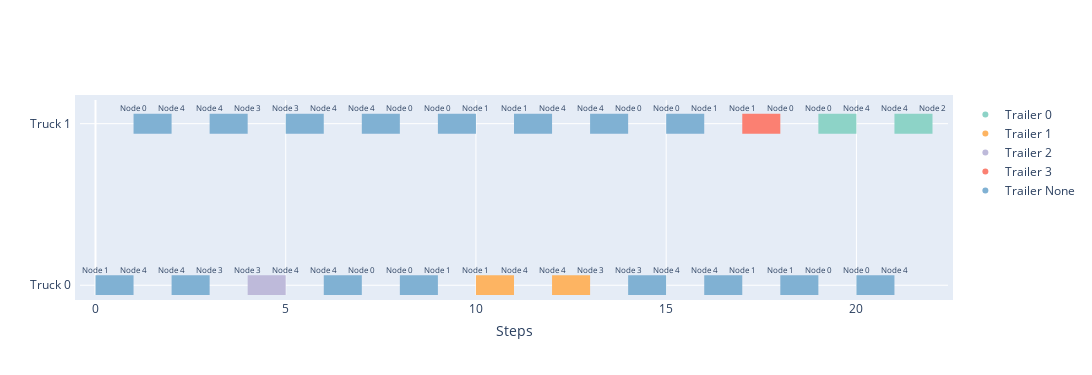

Notebook code for this chart:
### Markdown cell above
##### Plot Model Solution

### Code cell
if n_samples == 1:
    for i, (env, evrp_graph) in enumerate(zip(dataset.data, dataset.sampler.graphs)):
        # plot graphs
        edge_count = len(edges_model[i]) + 1

        cols = 3
        rows = math.ceil(edge_count / cols)

        fig, axs = plt.subplots(rows, cols, figsize=(15, rows * 5.5))  # Adjusted figure size
        plt.subplots_adjust(wspace=0.02, hspace=0.02)

        # Flatten axs to easily iterate over it
        axs = axs.ravel()

        evrp_graph.draw(ax=axs[0], with_labels=False)
        axs[0].set_title("Initial State")
        axs[0].set_xlim([-0.7, 1.3])
        axs[0].set_ylim([-0.7, 1.3])
        axs[0].set_aspect('equal')

        col = 1
        for edge in edges_model[i]:
            evrp_graph.clear()
            evrp_graph.visit_edges([edge])
            evrp_graph.draw(ax=axs[col], with_labels=True)
            axs[col].set_title(f"Step {col-1}")
            axs[col].set_xlim([-0.7, 1.3])
            axs[col].set_ylim([-0.7, 1.3])
            axs[col].set_aspect('equal')

            col += 1

        data = edges_model[i].numpy().astype(int)
        plot_timeline(data, example_name=example_name)

        # Hide empty subplots
        for j in range(col, len(axs)):
            axs[j].axis('off')

        plt.savefig(f"../images/evrp/plot_solution_baseline{example_name}.png")
        plt.show()
        plt.close()

### Figure 1 — Plotly figure (JSON) as saved in the notebook; plotly's stock layout.template omitted (floating-point values rounded to 4 significant figures)
{"data": [{"hoverinfo": "none", "line": {"color": "rgb(128,177,211)", "width": 20}, "mode": "lines", "name": "Truck 0 ", "showlegend": false, "type": "scatter", "x": [1, 2], "y": [0, 0]}, {"hoverinfo": "none", "line": {"color": "rgb(128,177,211)", "width": 20}, "mode": "lines", "name": "Truck 0 ", "showlegend": false, "type": "scatter", "x": [3, 4], "y": [0, 0]}, {"hoverinfo": "none", "line": {"color": "rgb(128,177,211)", "width": 20}, "mode": "lines", "name": "Truck 0 ", "showlegend": false, "type": "scatter", "x": [5, 6], "y": [0, 0]}, {"hoverinfo": "none", "line": {"color": "rgb(128,177,211)", "width": 20}, "mode": "lines", "name": "Truck 0 ", "showlegend": false, "type": "scatter", "x": [7, 8], "y": [0, 0]}, {"hoverinfo": "none", "line": {"color": "rgb(128,177,211)", "width": 20}, "mode": "lines", "name": "Truck 0 ", "showlegend": false, "type": "scatter", "x": [9, 10], "y": [0, 0]}, {"hoverinfo": "none", "line": {"color": "rgb(128,177,211)", "width": 20}, "mode": "lines", "name": "Truck 0 ", "showlegend": false, "type": "scatter", "x": [11, 12], "y": [0, 0]}, {"hoverinfo": "none", "line": {"color": "rgb(128,177,211)", "width": 20}, "mode": "lines", "name": "Truck 0 ", "showlegend": false, "type": "scatter", "x": [13, 14], "y": [0, 0]}, {"hoverinfo": "none", "line": {"color": "rgb(128,177,211)", "width": 20}, "mode": "lines", "name": "Truck 0 ", "showlegend": false, "type": "scatter", "x": [15, 16], "y": [0, 0]}, {"hoverinfo": "none", "line": {"color": "rgb(251,128,114)", "width": 20}, "mode": "lines", "name": "Truck 0 ", "showlegend": false, "type": "scatter", "x": [17, 18], "y": [0, 0]}, {"hoverinfo": "none", "line": {"color": "rgb(141,211,199)", "width": 20}, "mode": "lines", "name": "Truck 0 ", "showlegend": false, "type": "scatter", "x": [19, 20], "y": [0, 0]}, {"hoverinfo": "none", "line": {"color": "rgb(141,211,199)", "width": 20}, "mode": "lines", "name": "Truck 0 ", "showlegend": false, "type": "scatter", "x": [21, 22], "y": [0, 0]}, {"hoverinfo": "none", "line": {"color": "rgb(128,177,211)", "width": 20}, "mode": "lines", "name": "Truck 1 ", "showlegend": false, "type": "scatter", "x": [0, 1], "y": [1, 1]}, {"hoverinfo": "none", "line": {"color": "rgb(128,177,211)", "width": 20}, "mode": "lines", "name": "Truck 1 ", "showlegend": false, "type": "scatter", "x": [2, 3], "y": [1, 1]}, {"hoverinfo": "none", "line": {"color": "rgb(190,186,218)", "width": 20}, "mode": "lines", "name": "Truck 1 ", "showlegend": false, "type": "scatter", "x": [4, 5], "y": [1, 1]}, {"hoverinfo": "none", "line": {"color": "rgb(128,177,211)", "width": 20}, "mode": "lines", "name": "Truck 1 ", "showlegend": false, "type": "scatter", "x": [6, 7], "y": [1, 1]}, {"hoverinfo": "none", "line": {"color": "rgb(128,177,211)", "width": 20}, "mode": "lines", "name": "Truck 1 ", "showlegend": false, "type": "scatter", "x": [8, 9], "y": [1, 1]}, {"hoverinfo": "none", "line": {"color": "rgb(253,180,98)", "width": 20}, "mode": "lines", "name": "Truck 1 ", "showlegend": false, "type": "scatter", "x": [10, 11], "y": [1, 1]}, {"hoverinfo": "none", "line": {"color": "rgb(253,180,98)", "width": 20}, "mode": "lines", "name": "Truck 1 ", "showlegend": false, "type": "scatter", "x": [12, 13], "y": [1, 1]}, {"hoverinfo": "none", "line": {"color": "rgb(128,177,211)", "width": 20}, "mode": "lines", "name": "Truck 1 ", "showlegend": false, "type": "scatter", "x": [14, 15], "y": [1, 1]}, {"hoverinfo": "none", "line": {"color": "rgb(128,177,211)", "width": 20}, "mode": "lines", "name": "Truck 1 ", "showlegend": false, "type": "scatter", "x": [16, 17], "y": [1, 1]}, {"hoverinfo": "none", "line": {"color": "rgb(128,177,211)", "width": 20}, "mode": "lines", "name": "Truck 1 ", "showlegend": false, "type": "scatter", "x": [18, 19], "y": [1, 1]}, {"hoverinfo": "none", "line": {"color": "rgb(128,177,211)", "width": 20}, "mode": "lines", "name": "Truck 1 ", "showlegend": false, "type": "scatter", "x": [20, 21], "y": [1, 1]}, {"legendgroup": "Trailer 0", "marker": {"color": "rgb(141,211,199)"}, "mode": "markers", "name": "Trailer 0", "type": "scatter", "x": [null], "y": [null]}, {"legendgroup": "Trailer 1", "marker": {"color": "rgb(253,180,98)"}, "mode": "markers", "name": "Trailer 1", "type": "scatter", "x": [null], "y": [null]}, {"legendgroup": "Trailer 2", "marker": {"color": "rgb(190,186,218)"}, "mode": "markers", "name": "Trailer 2", "type": "scatter", "x": [null], "y": [null]}, {"legendgroup": "Trailer 3", "marker": {"color": "rgb(251,128,114)"}, "mode": "markers", "name": "Trailer 3", "type": "scatter", "x": [null], "y": [null]}, {"legendgroup": "Trailer None", "marker": {"color": "rgb(128,177,211)"}, "mode": "markers", "name": "Trailer None", "type": "scatter", "x": [null], "y": [null]}], "layout": {"annotations": [{"align": "center", "arrowhead": 2, "arrowsize": 1.5, "arrowwidth": 1.5, "ax": -5, "ay": 0, "font": {"size": 8}, "showarrow": false, "text": "Node 0", "valign": "bottom", "x": 1, "xref": "x", "y": -0.1, "yref": "y"}, {"align": "center", "arrowhead": 2, "arrowsize": 1.5, "arrowwidth": 1.5, "ax": -5, "ay": 0, "font": {"size": 8}, "showarrow": false, "text": "Node 4", "valign": "bottom", "x": 2, "xref": "x", "y": -0.1, "yref": "y"}, {"align": "center", "arrowhead": 2, "arrowsize": 1.5, "arrowwidth": 1.5, "ax": -5, "ay": 0, "font": {"size": 8}, "showarrow": false, "text": "Node 4", "valign": "bottom", "x": 3, "xref": "x", "y": -0.1, "yref": "y"}, {"align": "center", "arrowhead": 2, "arrowsize": 1.5, "arrowwidth": 1.5, "ax": -5, "ay": 0, "font": {"size": 8}, "showarrow": false, "text": "Node 3", "valign": "bottom", "x": 4, "xref": "x", "y": -0.1, "yref": "y"}, {"align": "center", "arrowhead": 2, "arrowsize": 1.5, "arrowwidth": 1.5, "ax": -5, "ay": 0, "font": {"size": 8}, "showarrow": false, "text": "Node 3", "valign": "bottom", "x": 5, "xref": "x", "y": -0.1, "yref": "y"}, {"align": "center", "arrowhead": 2, "arrowsize": 1.5, "arrowwidth": 1.5, "ax": -5, "ay": 0, "font": {"size": 8}, "showarrow": false, "text": "Node 4", "valign": "bottom", "x": 6, "xref": "x", "y": -0.1, "yref": "y"}, {"align": "center", "arrowhead": 2, "arrowsize": 1.5, "arrowwidth": 1.5, "ax": -5, "ay": 0, "font": {"size": 8}, "showarrow": false, "text": "Node 4", "valign": "bottom", "x": 7, "xref": "x", "y": -0.1, "yref": "y"}, {"align": "center", "arrowhead": 2, "arrowsize": 1.5, "arrowwidth": 1.5, "ax": -5, "ay": 0, "font": {"size": 8}, "showarrow": false, "text": "Node 0", "valign": "bottom", "x": 8, "xref": "x", "y": -0.1, "yref": "y"}, {"align": "center", "arrowhead": 2, "arrowsize": 1.5, "arrowwidth": 1.5, "ax": -5, "ay": 0, "font": {"size": 8}, "showarrow": false, "text": "Node 0", "valign": "bottom", "x": 9, "xref": "x", "y": -0.1, "yref": "y"}, {"align": "center", "arrowhead": 2, "arrowsize": 1.5, "arrowwidth": 1.5, "ax": -5, "ay": 0, "font": {"size": 8}, "showarrow": false, "text": "Node 1", "valign": "bottom", "x": 10, "xref": "x", "y": -0.1, "yref": "y"}, {"align": "center", "arrowhead": 2, "arrowsize": 1.5, "arrowwidth": 1.5, "ax": -5, "ay": 0, "font": {"size": 8}, "showarrow": false, "text": "Node 1", "valign": "bottom", "x": 11, "xref": "x", "y": -0.1, "yref": "y"}, {"align": "center", "arrowhead": 2, "arrowsize": 1.5, "arrowwidth": 1.5, "ax": -5, "ay": 0, "font": {"size": 8}, "showarrow": false, "text": "Node 4", "valign": "bottom", "x": 12, "xref": "x", "y": -0.1, "yref": "y"}, {"align": "center", "arrowhead": 2, "arrowsize": 1.5, "arrowwidth": 1.5, "ax": -5, "ay": 0, "font": {"size": 8}, "showarrow": false, "text": "Node 4", "valign": "bottom", "x": 13, "xref": "x", "y": -0.1, "yref": "y"}, {"align": "center", "arrowhead": 2, "arrowsize": 1.5, "arrowwidth": 1.5, "ax": -5, "ay": 0, "font": {"size": 8}, "showarrow": false, "text": "Node 0", "valign": "bottom", "x": 14, "xref": "x", "y": -0.1, "yref": "y"}, {"align": "center", "arrowhead": 2, "arrowsize": 1.5, "arrowwidth": 1.5, "ax": -5, "ay": 0, "font": {"size": 8}, "showarrow": false, "text": "Node 0", "valign": "bottom", "x": 15, "xref": "x", "y": -0.1, "yref": "y"}, {"align": "center", "arrowhead": 2, "arrowsize": 1.5, "arrowwidth": 1.5, "ax": -5, "ay": 0, "font": {"size": 8}, "showarrow": false, "text": "Node 1", "valign": "bottom", "x": 16, "xref": "x", "y": -0.1, "yref": "y"}, {"align": "center", "arrowhead": 2, "arrowsize": 1.5, "arrowwidth": 1.5, "ax": -5, "ay": 0, "font": {"size": 8}, "showarrow": false, "text": "Node 1", "valign": "bottom", "x": 17, "xref": "x", "y": -0.1, "yref": "y"}, {"align": "center", "arrowhead": 2, "arrowsize": 1.5, "arrowwidth": 1.5, "ax": -5, "ay": 0, "font": {"size": 8}, "showarrow": false, "text": "Node 0", "valign": "bottom", "x": 18, "xref": "x", "y": -0.1, "yref": "y"}, {"align": "center", "arrowhead": 2, "arrowsize": 1.5, "arrowwidth": 1.5, "ax": -5, "ay": 0, "font": {"size": 8}, "showarrow": false, "text": "Node 0", "valign": "bottom", "x": 19, "xref": "x", "y": -0.1, "yref": "y"}, {"align": "center", "arrowhead": 2, "arrowsize": 1.5, "arrowwidth": 1.5, "ax": -5, "ay": 0, "font": {"size": 8}, "showarrow": false, "text": "Node 4", "valign": "bottom", "x": 20, "xref": "x", "y": -0.1, "yref": "y"}, {"align": "center", "arrowhead": 2, "arrowsize": 1.5, "arrowwidth": 1.5, "ax": -5, "ay": 0, "font": {"size": 8}, "showarrow": false, "text": "Node 4", "valign": "bottom", "x": 21, "xref": "x", "y": -0.1, "yref": "y"}, {"align": "center", "arrowhead": 2, "arrowsize": 1.5, "arrowwidth": 1.5, "ax": -5, "ay": 0, "font": {"size": 8}, "showarrow": false, "text": "Node 2", "valign": "bottom", "x": 22, "xref": "x", "y": -0.1, "yref": "y"}, {"align": "center", "arrowhead": 2, "arrowsize": 1.5, "arrowwidth": 1.5, "ax": -5, "ay": 0, "font": {"size": 8}, "showarrow": false, "text": "Node 1", "valign": "bottom", "x": 0, "xref": "x", "y": 0.9, "yref": "y"}, {"align": "center", "arrowhead": 2, "arrowsize": 1.5, "arrowwidth": 1.5, "ax": -5, "ay": 0, "font": {"size": 8}, "showarrow": false, "text": "Node 4", "valign": "bottom", "x": 1, "xref": "x", "y": 0.9, "yref": "y"}, {"align": "center", "arrowhead": 2, "arrowsize": 1.5, "arrowwidth": 1.5, "ax": -5, "ay": 0, "font": {"size": 8}, "showarrow": false, "text": "Node 4", "valign": "bottom", "x": 2, "xref": "x", "y": 0.9, "yref": "y"}, {"align": "center", "arrowhead": 2, "arrowsize": 1.5, "arrowwidth": 1.5, "ax": -5, "ay": 0, "font": {"size": 8}, "showarrow": false, "text": "Node 3", "valign": "bottom", "x": 3, "xref": "x", "y": 0.9, "yref": "y"}, {"align": "center", "arrowhead": 2, "arrowsize": 1.5, "arrowwidth": 1.5, "ax": -5, "ay": 0, "font": {"size": 8}, "showarrow": false, "text": "Node 3", "valign": "bottom", "x": 4, "xref": "x", "y": 0.9, "yref": "y"}, {"align": "center", "arrowhead": 2, "arrowsize": 1.5, "arrowwidth": 1.5, "ax": -5, "ay": 0, "font": {"size": 8}, "showarrow": false, "text": "Node 4", "valign": "bottom", "x": 5, "xref": "x", "y": 0.9, "yref": "y"}, {"align": "center", "arrowhead": 2, "arrowsize": 1.5, "arrowwidth": 1.5, "ax": -5, "ay": 0, "font": {"size": 8}, "showarrow": false, "text": "Node 4", "valign": "bottom", "x": 6, "xref": "x", "y": 0.9, "yref": "y"}, {"align": "center", "arrowhead": 2, "arrowsize": 1.5, "arrowwidth": 1.5, "ax": -5, "ay": 0, "font": {"size": 8}, "showarrow": false, "text": "Node 0", "valign": "bottom", "x": 7, "xref": "x", "y": 0.9, "yref": "y"}, {"align": "center", "arrowhead": 2, "arrowsize": 1.5, "arrowwidth": 1.5, "ax": -5, "ay": 0, "font": {"size": 8}, "showarrow": false, "text": "Node 0", "valign": "bottom", "x": 8, "xref": "x", "y": 0.9, "yref": "y"}, {"align": "center", "arrowhead": 2, "arrowsize": 1.5, "arrowwidth": 1.5, "ax": -5, "ay": 0, "font": {"size": 8}, "showarrow": false, "text": "Node 1", "valign": "bottom", "x": 9, "xref": "x", "y": 0.9, "yref": "y"}, {"align": "center", "arrowhead": 2, "arrowsize": 1.5, "arrowwidth": 1.5, "ax": -5, "ay": 0, "font": {"size": 8}, "showarrow": false, "text": "Node 1", "valign": "bottom", "x": 10, "xref": "x", "y": 0.9, "yref": "y"}, {"align": "center", "arrowhead": 2, "arrowsize": 1.5, "arrowwidth": 1.5, "ax": -5, "ay": 0, "font": {"size": 8}, "showarrow": false, "text": "Node 4", "valign": "bottom", "x": 11, "xref": "x", "y": 0.9, "yref": "y"}, {"align": "center", "arrowhead": 2, "arrowsize": 1.5, "arrowwidth": 1.5, "ax": -5, "ay": 0, "font": {"size": 8}, "showarrow": false, "text": "Node 4", "valign": "bottom", "x": 12, "xref": "x", "y": 0.9, "yref": "y"}, {"align": "center", "arrowhead": 2, "arrowsize": 1.5, "arrowwidth": 1.5, "ax": -5, "ay": 0, "font": {"size": 8}, "showarrow": false, "text": "Node 3", "valign": "bottom", "x": 13, "xref": "x", "y": 0.9, "yref": "y"}, {"align": "center", "arrowhead": 2, "arrowsize": 1.5, "arrowwidth": 1.5, "ax": -5, "ay": 0, "font": {"size": 8}, "showarrow": false, "text": "Node 3", "valign": "bottom", "x": 14, "xref": "x", "y": 0.9, "yref": "y"}, {"align": "center", "arrowhead": 2, "arrowsize": 1.5, "arrowwidth": 1.5, "ax": -5, "ay": 0, "font": {"size": 8}, "showarrow": false, "text": "Node 4", "valign": "bottom", "x": 15, "xref": "x", "y": 0.9, "yref": "y"}, {"align": "center", "arrowhead": 2, "arrowsize": 1.5, "arrowwidth": 1.5, "ax": -5, "ay": 0, "font": {"size": 8}, "showarrow": false, "text": "Node 4", "valign": "bottom", "x": 16, "xref": "x", "y": 0.9, "yref": "y"}, {"align": "center", "arrowhead": 2, "arrowsize": 1.5, "arrowwidth": 1.5, "ax": -5, "ay": 0, "font": {"size": 8}, "showarrow": false, "text": "Node 1", "valign": "bottom", "x": 17, "xref": "x", "y": 0.9, "yref": "y"}, {"align": "center", "arrowhead": 2, "arrowsize": 1.5, "arrowwidth": 1.5, "ax": -5, "ay": 0, "font": {"size": 8}, "showarrow": false, "text": "Node 1", "valign": "bottom", "x": 18, "xref": "x", "y": 0.9, "yref": "y"}, {"align": "center", "arrowhead": 2, "arrowsize": 1.5, "arrowwidth": 1.5, "ax": -5, "ay": 0, "font": {"size": 8}, "showarrow": false, "text": "Node 0", "valign": "bottom", "x": 19, "xref": "x", "y": 0.9, "yref": "y"}, {"align": "center", "arrowhead": 2, "arrowsize": 1.5, "arrowwidth": 1.5, "ax": -5, "ay": 0, "font": {"size": 8}, "showarrow": false, "text": "Node 0", "valign": "bottom", "x": 20, "xref": "x", "y": 0.9, "yref": "y"}, {"align": "center", "arrowhead": 2, "arrowsize": 1.5, "arrowwidth": 1.5, "ax": -5, "ay": 0, "font": {"size": 8}, "showarrow": false, "text": "Node 4", "valign": "bottom", "x": 21, "xref": "x", "y": 0.9, "yref": "y"}], "height": 375, "legend": {"traceorder": "normal"}, "margin": {"pad": 5}, "showlegend": true, "width": 2200, "xaxis": {"title": {"text": "Steps"}}, "yaxis": {"autorange": "reversed", "ticktext": ["Truck 0 ", "Truck 1 "], "tickvals": [1, 0], "type": "category"}}}
